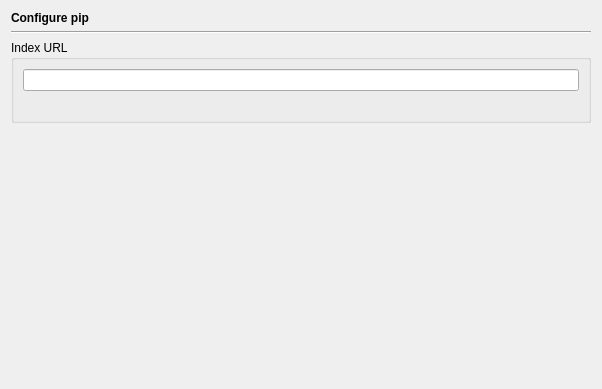
<?xml version="1.0" encoding="UTF-8"?>
<ui version="4.0">
 <class>PipPage</class>
 <widget class="QWidget" name="PipPage">
  <property name="geometry">
   <rect>
    <x>0</x>
    <y>0</y>
    <width>602</width>
    <height>389</height>
   </rect>
  </property>
  <layout class="QVBoxLayout" name="verticalLayout_2">
   <item>
    <widget class="QLabel" name="headerLabel">
     <property name="text">
      <string>&lt;b&gt;Configure pip&lt;/b&gt;</string>
     </property>
    </widget>
   </item>
   <item>
    <widget class="Line" name="line9_3">
     <property name="frameShape">
      <enum>QFrame::HLine</enum>
     </property>
     <property name="frameShadow">
      <enum>QFrame::Sunken</enum>
     </property>
     <property name="orientation">
      <enum>Qt::Horizontal</enum>
     </property>
    </widget>
   </item>
   <item>
    <widget class="QGroupBox" name="groupBox_2">
     <property name="title">
      <string>Index URL</string>
     </property>
     <layout class="QVBoxLayout" name="verticalLayout">
      <item>
       <widget class="QLineEdit" name="indexEdit">
        <property name="toolTip">
         <string>Enter the URL of the package index or leave empty to use the default</string>
        </property>
       </widget>
      </item>
      <item>
       <widget class="QLabel" name="indexLabel">
        <property name="text">
         <string/>
        </property>
        <property name="openExternalLinks">
         <bool>true</bool>
        </property>
       </widget>
      </item>
     </layout>
    </widget>
   </item>
   <item>
    <spacer name="verticalSpacer">
     <property name="orientation">
      <enum>Qt::Vertical</enum>
     </property>
     <property name="sizeHint" stdset="0">
      <size>
       <width>20</width>
       <height>234</height>
      </size>
     </property>
    </spacer>
   </item>
  </layout>
 </widget>
 <tabstops>
  <tabstop>indexEdit</tabstop>
 </tabstops>
 <resources/>
 <connections/>
</ui>
